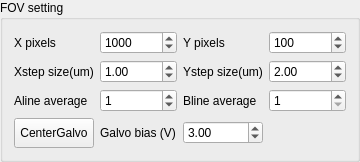
           <widget class="QGroupBox" name="groupBox">
            <property name="maximumSize">
             <size>
              <width>561</width>
              <height>230</height>
             </size>
            </property>
            <property name="title">
             <string>FOV setting</string>
            </property>
            <layout class="QGridLayout" name="gridLayout_12">
             <item row="5" column="5">
              <widget class="QSpinBox" name="BlineAVG">
               <property name="whatsThis">
                <string extracomment="bline average"/>
               </property>
               <property name="minimum">
                <number>1</number>
               </property>
               <property name="maximum">
                <number>10000</number>
               </property>
              </widget>
             </item>
             <item row="0" column="2">
              <widget class="QLabel" name="XstepsLabel">
               <property name="text">
                <string>X pixels</string>
               </property>
              </widget>
             </item>
             <item row="4" column="3">
              <widget class="QDoubleSpinBox" name="XStepSize">
               <property name="decimals">
                <number>2</number>
               </property>
               <property name="minimum">
                <double>0.000000000000000</double>
               </property>
               <property name="maximum">
                <double>10000.000000000000000</double>
               </property>
               <property name="value">
                <double>1.000000000000000</double>
               </property>
              </widget>
             </item>
             <item row="5" column="2">
              <widget class="QLabel" name="AlineAvgLabel">
               <property name="text">
                <string>Aline average</string>
               </property>
              </widget>
             </item>
             <item row="0" column="4">
              <widget class="QLabel" name="YstepsLabel">
               <property name="text">
                <string>Y pixels</string>
               </property>
              </widget>
             </item>
             <item row="4" column="4">
              <widget class="QLabel" name="YStepsizeLabel">
               <property name="text">
                <string>Ystep size(um)</string>
               </property>
              </widget>
             </item>
             <item row="4" column="2">
              <widget class="QLabel" name="XStepsizeLabel">
               <property name="text">
                <string>Xstep size(um)</string>
               </property>
              </widget>
             </item>
             <item row="5" column="3">
              <widget class="QSpinBox" name="AlineAVG">
               <property name="maximum">
                <number>10000</number>
               </property>
               <property name="value">
                <number>1</number>
               </property>
              </widget>
             </item>
             <item row="4" column="5">
              <widget class="QDoubleSpinBox" name="YStepSize">
               <property name="decimals">
                <number>2</number>
               </property>
               <property name="minimum">
                <double>0.000000000000000</double>
               </property>
               <property name="maximum">
                <double>10000.000000000000000</double>
               </property>
               <property name="value">
                <double>2.000000000000000</double>
               </property>
              </widget>
             </item>
             <item row="5" column="4">
              <widget class="QLabel" name="BlineAvgLabel">
               <property name="text">
                <string>Bline average</string>
               </property>
              </widget>
             </item>
             <item row="0" column="3">
              <widget class="QSpinBox" name="Xsteps">
               <property name="wrapping">
                <bool>false</bool>
               </property>
               <property name="minimum">
                <number>1</number>
               </property>
               <property name="maximum">
                <number>100000</number>
               </property>
               <property name="singleStep">
                <number>100</number>
               </property>
               <property name="value">
                <number>1000</number>
               </property>
              </widget>
             </item>
             <item row="7" column="2">
              <widget class="QPushButton" name="CenterGalvo">
               <property name="minimumSize">
                <size>
                 <width>0</width>
                 <height>30</height>
                </size>
               </property>
               <property name="autoFillBackground">
                <bool>false</bool>
               </property>
               <property name="text">
                <string>CenterGalvo</string>
               </property>
               <property name="checkable">
                <bool>false</bool>
               </property>
              </widget>
             </item>
             <item row="7" column="3">
              <widget class="QLabel" name="label_45">
               <property name="text">
                <string>Galvo bias (V)</string>
               </property>
              </widget>
             </item>
             <item row="7" column="4">
              <widget class="QDoubleSpinBox" name="GalvoBias">
               <property name="value">
                <double>3.000000000000000</double>
               </property>
              </widget>
             </item>
             <item row="0" column="5">
              <widget class="QSpinBox" name="Ysteps">
               <property name="wrapping">
                <bool>false</bool>
               </property>
               <property name="minimum">
                <number>1</number>
               </property>
               <property name="maximum">
                <number>100000</number>
               </property>
               <property name="value">
                <number>100</number>
               </property>
              </widget>
             </item>
            </layout>
           </widget>
